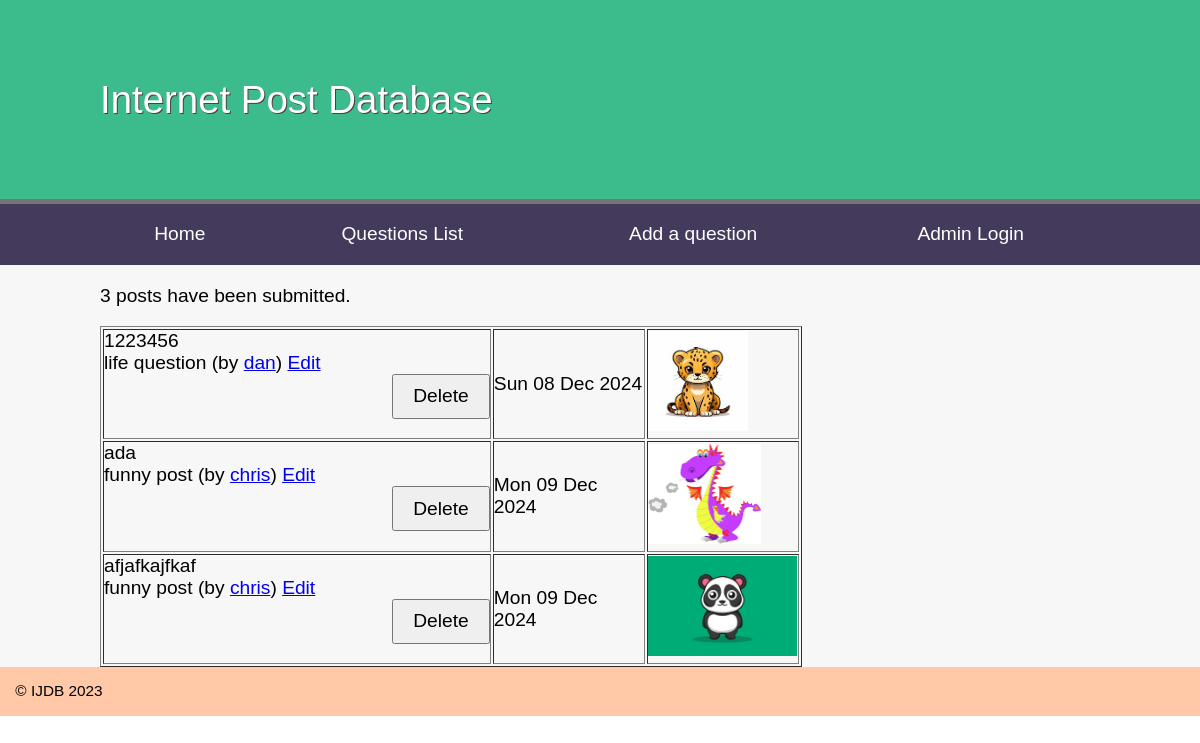
The page /questions.php on the database its author committed.
### tables this page shows
CREATE TABLE `question` (
  `id` int(11) NOT NULL,
  `questiontext` text DEFAULT NULL,
  `questiondate` date NOT NULL,
  `image` varchar(255) DEFAULT NULL,
  `userid` int(11) NOT NULL,
  `moduleid` int(11) NOT NULL
);

CREATE TABLE `module` (
  `id` int(11) NOT NULL,
  `moduleName` varchar(255) DEFAULT NULL
);

CREATE TABLE `user` (
  `id` int(11) NOT NULL,
  `name` varchar(255) DEFAULT NULL,
  `email` varchar(255) DEFAULT NULL
);

### questions.php (called while the page is built, shortened)
<?php
try{
    include 'includes/DatabaseConnection.php';
    include 'includes/DatabaseFunctions.php';
    $questions = allQuestions($pdo);
    $totalQuestions = totalQuestions($pdo);
    include 'template/questions.html.php';
    $output = ob_get_clean();
}catch (PDOException $e) {
    $title = 'An error has occured';
    $output= 'Database error: ' . $e->getMessage();
}
include 'template/layout.html.php';

### includes/DatabaseFunctions.php (called while the page is built, shortened)
<?php
function query($pdo, $sql, $parameters = []) {
    $stmt = $pdo->prepare($sql);
    $stmt->execute($parameters);
    return $stmt;
}
function totalQuestions($pdo) {
    $query = $pdo->prepare('SELECT COUNT(*) FROM question');
    $query->execute();
    $row = $query->fetch();
    return $row[0];
}
function allQuestions($pdo) {
    $questions = query($pdo, 'SELECT question.id, `name`, email, moduleName, questiondate, questiontext, `image` FROM question
    INNER JOIN user ON userid = user.id
    INNER JOIN module ON moduleid = module.id');
    return $questions->fetchAll();
}

### template/questions.html.php (the view, shortened to what this page needs)
<table border='1px'>
        <p><?=$totalQuestions?> posts have been submitted.</p>
        <?php foreach($questions as $question): ?>
        <tr>
        <td width="300px"><?=htmlspecialchars($question['questiontext'],ENT_QUOTES,'UTF-8')?>
        <br /><?=htmlspecialchars($question['moduleName'], ENT_QUOTES, 'UTF-8')?>
        (by <a href="mailto:<?=htmlspecialchars($question['email'], ENT_QUOTES, 'UTF-8');?>">
        <?=htmlspecialchars($question['name'], ENT_QUOTES, 'UTF-8'); ?></a>)
        <a href="editquestion.php?id=<?=$question['id']?>">Edit</a>
        <form action="deletequestion.php" method = "post">
            <input type="submit" value="Delete">
        </form>
        <td width="150px"><?php $display_date = date('D d M Y', strtotime($question['questiondate'])); ?>
        <?=htmlspecialchars($display_date, ENT_QUOTES, 'UTF-8')?>
        <td width="150px">
        <img height="100px" src="images/<?=htmlspecialchars($question['image'],ENT_QUOTES,'UTF-8');?>"/>
        </tr>
        <?php endforeach;?>
        </table>

### template/layout.html.php (shortened to what this page needs)
<!DOCTYPE html>
<html>
    <head>
        <link rel="stylesheet" href="question.css">
    </head>
    <body>
        <header><h1>Internet Post Database</h1></header>
        <nav>
            <ul>
                <li><a href="index.php">Home</a></li>
                <li><a href="questions.php">Questions List</a></li>
                <li><a href="addquestion.php">Add a question</a></li>
                <li><a href="admin/login/login.html">Admin Login</a></li>
            </ul>
        </nav>
        <main>
            <?=$output?>
        </main>
        <footer>&copy; IJDB 2023</footer>
    </body>
</html>

### question.css (style rules this page uses)
* { margin: 0; padding: 0; }
body { font-family: Arial, Helvetica, Sans-serif; }
header { display: block; background-color: #3cbc8d; padding: 20px; border-bottom: 5px solid #757575; }
h1 { font-weight: normal; padding: 1.5em; color: white; text-shadow: 1px 1px 0px #444; width: 1000px; margin: auto; }
nav { background-color: #443A5C; }
nav a { color: white; text-decoration: none; }
nav ul { display: table; width: 1000px; margin: auto; }
nav li { display: table-cell; text-align: center; padding: 1em; }
main { overflow: auto; min-height: 30vh; background-color: #f7f7f7; width: 1000px; margin: auto; box-shadow: -1000px 0 0 #f7f7f7, 1000px 0 0 #f7f7f7; padding-top: 20px; }
footer { padding: 1em; background-color: #FFC9A7 ; font-size: 0.8em; }
p { margin-bottom: 1em; }
body { font-size: 1.2em; font-family: arial, helvetica, sans-serif }
input, label, select, textarea { float: left; width: 15em; margin-bottom: 1em; padding: 0.5em; }
input[type="submit"] { margin-left: 15em; width: auto; padding: 0.5em 1em; clear: both; font-size: 1em; }
form { overflow: auto; clear: both; display: block; }

### rows shown on the page
question: questiontext "1223456", moduleid.moduleName "life question", userid.name "dan", questiondate "Sun 08 Dec 2024", image (picture)
question: questiontext "ada", moduleid.moduleName "funny post", userid.name "chris", questiondate "Mon 09 Dec 2024", image (picture)
question: questiontext "afjafkajfkaf", moduleid.moduleName "funny post", userid.name "chris", questiondate "Mon 09 Dec 2024", image (picture)

### other values the page prints
$totalQuestions "3"
